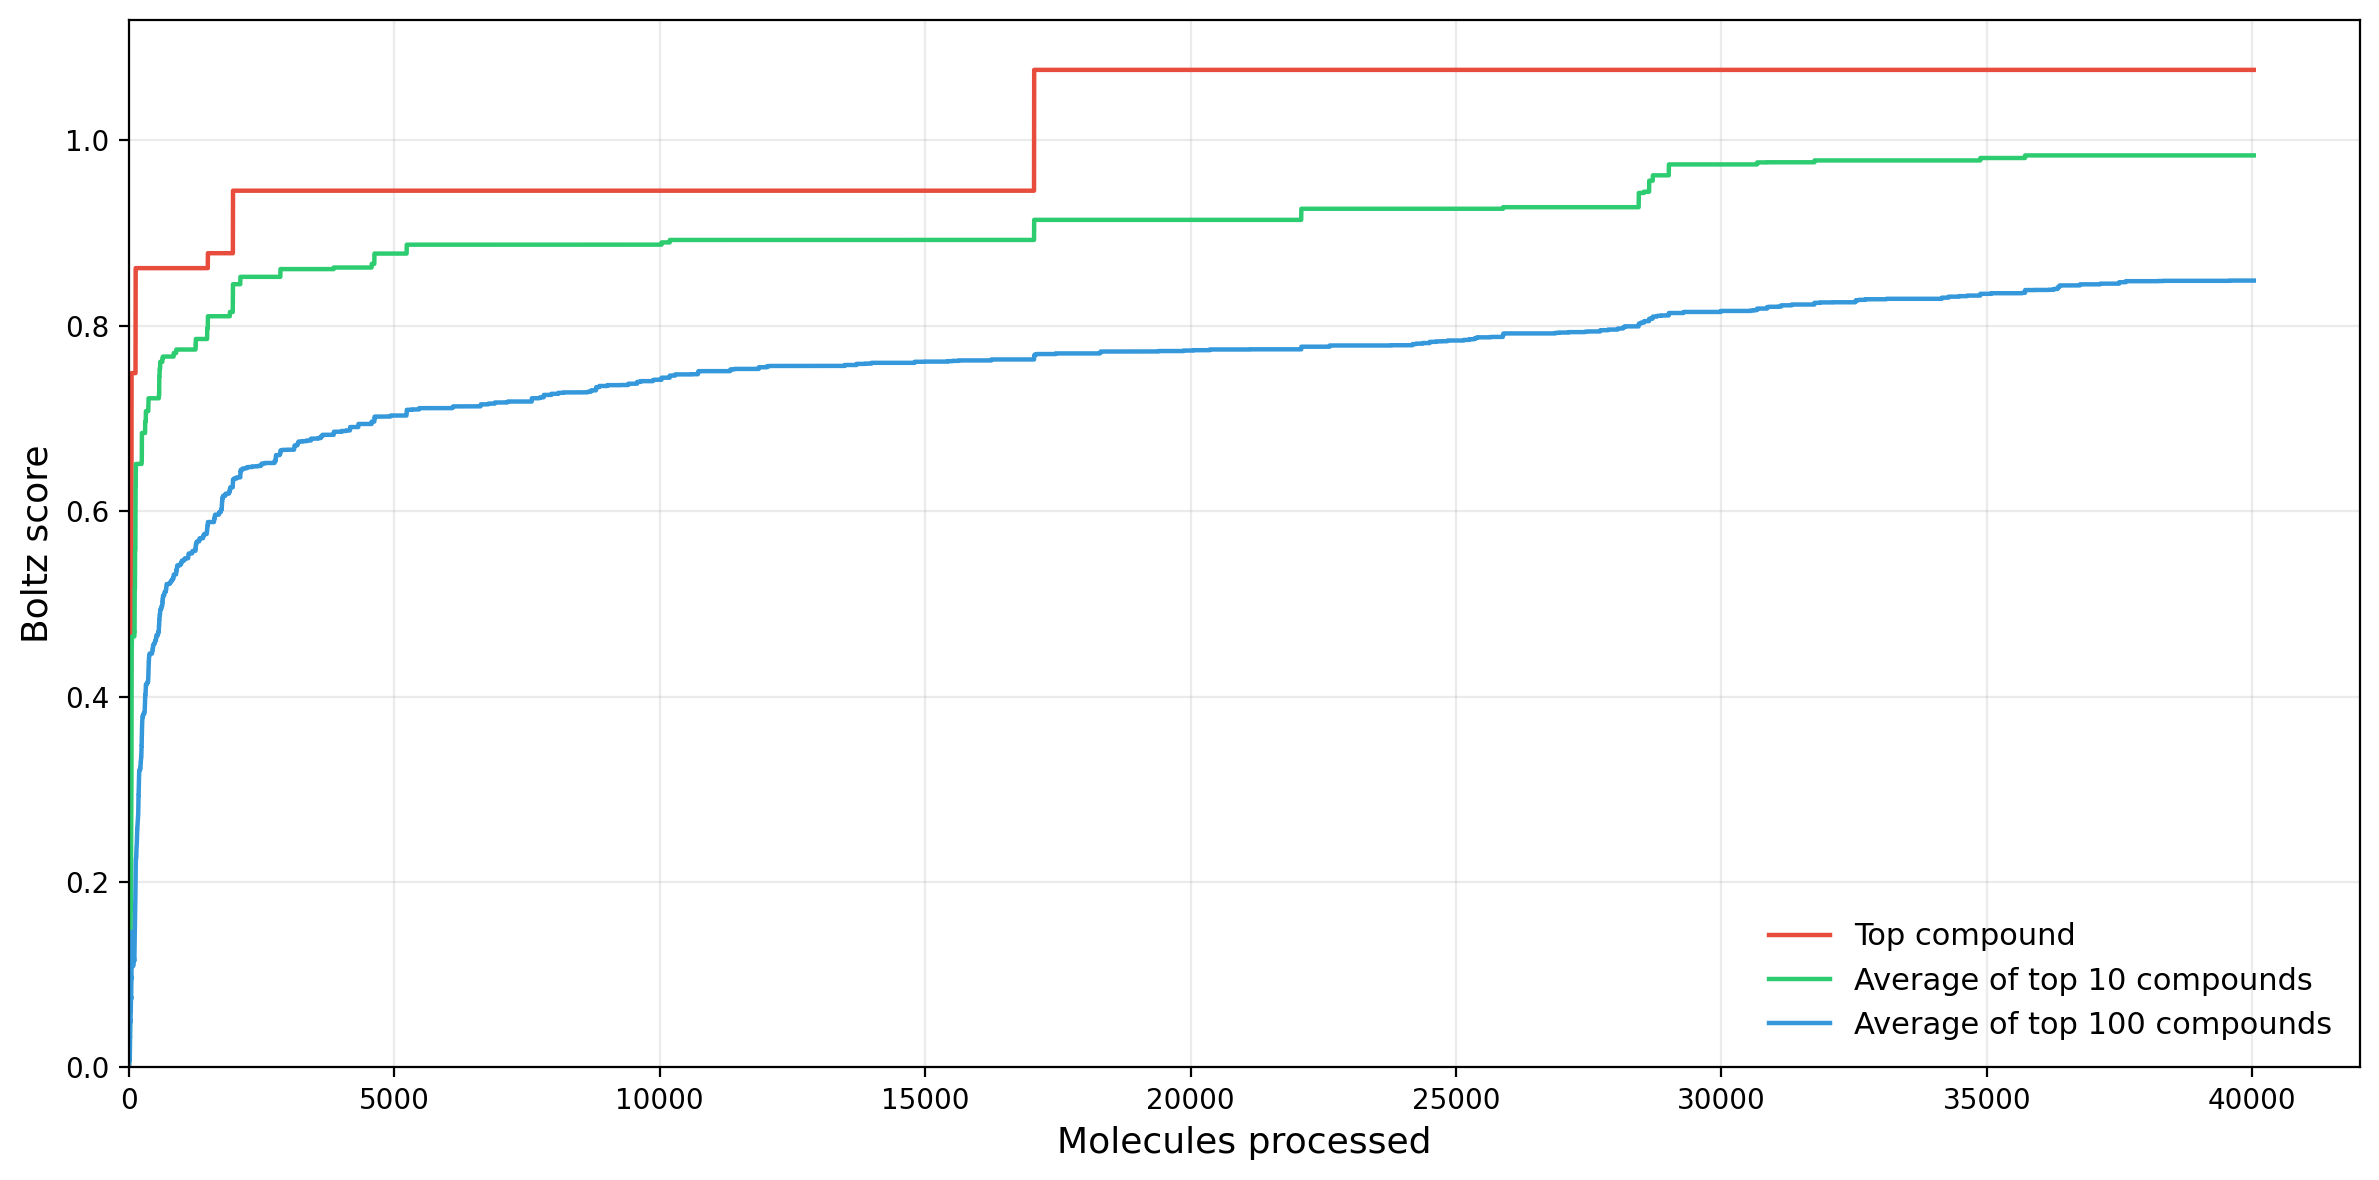

Reproduce this figure in Python.
"""Generate Figure 7A: top Boltz score and top-10/top-100 averages."""

from heapq import heappush, heapreplace
from pathlib import Path

import matplotlib

matplotlib.use("Agg")

import matplotlib.pyplot as plt
import numpy as np
import pandas as pd


BASE_DIR = Path(__file__).resolve().parent
DATA_PATH = BASE_DIR / "Figure7_boltz_scores_cumulative_thresholds.csv"
OUTPUT_PREFIX = BASE_DIR / "Figure7A"


def calculate_running_top_scores(scores: np.ndarray) -> pd.DataFrame:
    best_scores = np.empty(len(scores), dtype=float)
    top10_average = np.empty(len(scores), dtype=float)
    top100_average = np.empty(len(scores), dtype=float)
    heap10: list[float] = []
    heap100: list[float] = []
    current_best = -np.inf

    for index, score in enumerate(scores):
        current_best = max(current_best, float(score))
        best_scores[index] = current_best

        if len(heap10) < 10:
            heappush(heap10, float(score))
        elif score > heap10[0]:
            heapreplace(heap10, float(score))
        top10_average[index] = float(np.mean(heap10))

        if len(heap100) < 100:
            heappush(heap100, float(score))
        elif score > heap100[0]:
            heapreplace(heap100, float(score))
        top100_average[index] = float(np.mean(heap100))

    return pd.DataFrame(
        {
            "molecules_processed": np.arange(1, len(scores) + 1),
            "top_score": best_scores,
            "top10_average_score": top10_average,
            "top100_average_score": top100_average,
        }
    )


def main() -> None:
    scores = pd.read_csv(DATA_PATH).sort_values("molecules_processed").reset_index(drop=True)
    if scores.empty:
        raise SystemExit(f"No data found: {DATA_PATH}")
    if "boltz_score" not in scores.columns:
        raise ValueError("Missing required column: boltz_score")

    running = calculate_running_top_scores(scores["boltz_score"].to_numpy(dtype=float))
    x = [0, *running["molecules_processed"].tolist()]

    fig, ax = plt.subplots(figsize=(12, 6), dpi=200)
    ax.plot(x, [0.0, *running["top_score"].tolist()], color="#e74c3c", linewidth=1.6, label="Top compound")
    ax.plot(
        x,
        [0.0, *running["top10_average_score"].tolist()],
        color="#2ecc71",
        linewidth=1.6,
        label="Average of top 10 compounds",
    )
    ax.plot(
        x,
        [0.0, *running["top100_average_score"].tolist()],
        color="#3498db",
        linewidth=1.6,
        label="Average of top 100 compounds",
    )
    ax.set_xlim(left=0)
    ax.set_ylim(bottom=0)
    ax.set_xlabel("Molecules processed", fontsize=13)
    ax.set_ylabel("Boltz score", fontsize=13)
    ax.legend(frameon=False, fontsize=11, loc="lower right")
    ax.grid(alpha=0.25)
    fig.tight_layout()
    fig.savefig(OUTPUT_PREFIX.with_suffix(".png"), bbox_inches="tight")
    fig.savefig(OUTPUT_PREFIX.with_suffix(".pdf"), bbox_inches="tight")
    plt.close(fig)


if __name__ == "__main__":
    main()
